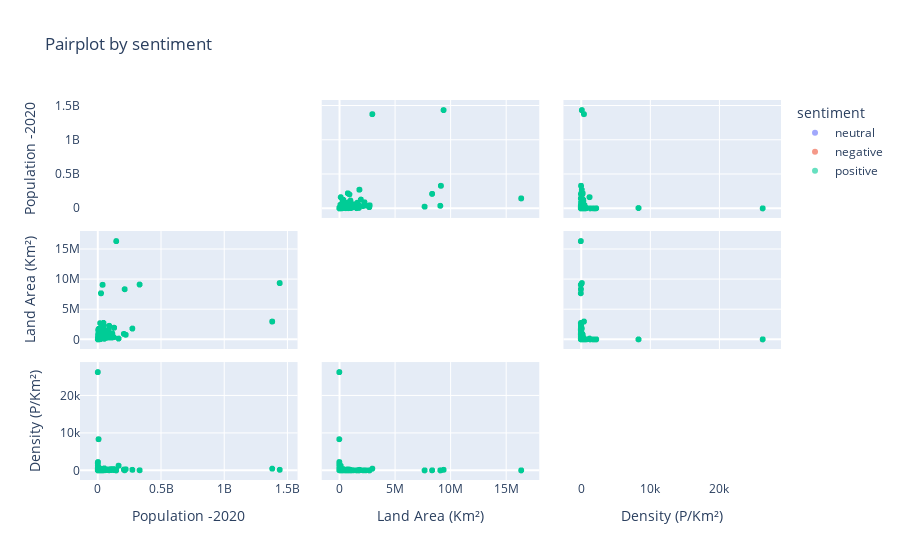

Notebook code cell kept with this figure:
### Markdown cell above
## Pairplot by sentiment

### Code cell
cols = ["Population -2020", "Land Area (Km²)", "Density (P/Km²)"]
df_plot = train_df[cols + ["sentiment"]].dropna()
fig = px.scatter_matrix(
    df_plot,
    dimensions=cols,
    color="sentiment",
    opacity=0.6,
    title="Pairplot by sentiment"
)
fig.update_traces(diagonal_visible=False)
fig.show()

### Figure 1 — Plotly figure (JSON) as saved in the notebook; plotly's stock layout.template omitted (floating-point values rounded to 4 significant figures; data arrays with more than 128 entries replaced by an {"elided": "..."} marker saying what was removed)
{"data": [{"diagonal": {"visible": false}, "dimensions": [{"axis": {"matches": true}, "label": "Population -2020", "values": {"elided": "11101 int values"}}, {"axis": {"matches": true}, "label": "Land Area (Km²)", "values": {"elided": "11101 float values"}}, {"axis": {"matches": true}, "label": "Density (P/Km²)", "values": {"elided": "11101 int values"}}], "hovertemplate": "sentiment=neutral<br>%{xaxis.title.text}=%{x}<br>%{yaxis.title.text}=%{y}<extra></extra>", "legendgroup": "neutral", "marker": {"color": "#636efa", "opacity": 0.6, "symbol": "circle"}, "name": "neutral", "showlegend": true, "type": "splom"}, {"diagonal": {"visible": false}, "dimensions": [{"axis": {"matches": true}, "label": "Population -2020", "values": {"elided": "7781 int values"}}, {"axis": {"matches": true}, "label": "Land Area (Km²)", "values": {"elided": "7781 float values"}}, {"axis": {"matches": true}, "label": "Density (P/Km²)", "values": {"elided": "7781 int values"}}], "hovertemplate": "sentiment=negative<br>%{xaxis.title.text}=%{x}<br>%{yaxis.title.text}=%{y}<extra></extra>", "legendgroup": "negative", "marker": {"color": "#EF553B", "opacity": 0.6, "symbol": "circle"}, "name": "negative", "showlegend": true, "type": "splom"}, {"diagonal": {"visible": false}, "dimensions": [{"axis": {"matches": true}, "label": "Population -2020", "values": {"elided": "8581 int values"}}, {"axis": {"matches": true}, "label": "Land Area (Km²)", "values": {"elided": "8581 float values"}}, {"axis": {"matches": true}, "label": "Density (P/Km²)", "values": {"elided": "8581 int values"}}], "hovertemplate": "sentiment=positive<br>%{xaxis.title.text}=%{x}<br>%{yaxis.title.text}=%{y}<extra></extra>", "legendgroup": "positive", "marker": {"color": "#00cc96", "opacity": 0.6, "symbol": "circle"}, "name": "positive", "showlegend": true, "type": "splom"}], "layout": {"dragmode": "select", "legend": {"title": {"text": "sentiment"}, "tracegroupgap": 0}, "title": {"text": "Pairplot by sentiment"}}}
